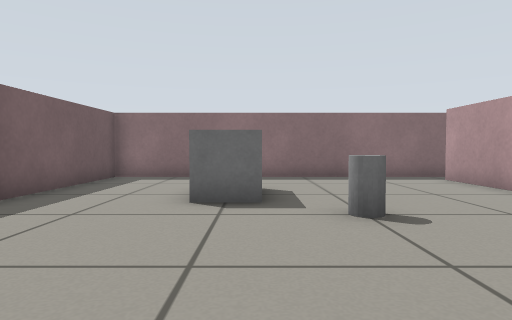
View 1 (above)

16 first-person views from a walk through a robot-simulator world made for Gazebo. The camera is 0.45 m above the floor, tilts 2° down and sees 75° across. The floor is counted in squares, 0.5 m on a side. Each view is taken from the middle of a square. On the plan, view 1 faces up. The plan holds only what a view shows up to about 12 squares ahead; the rest is blank.

View 2
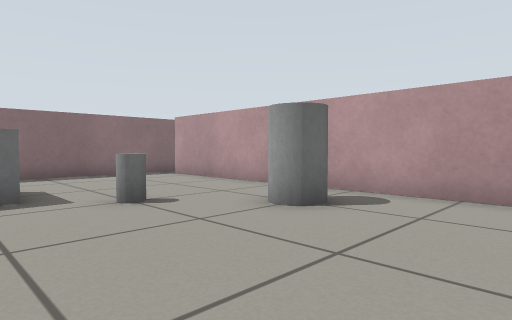

View 3
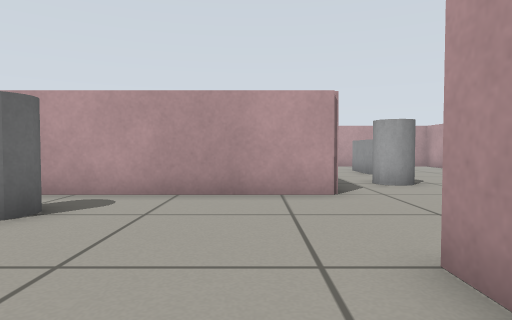

View 4
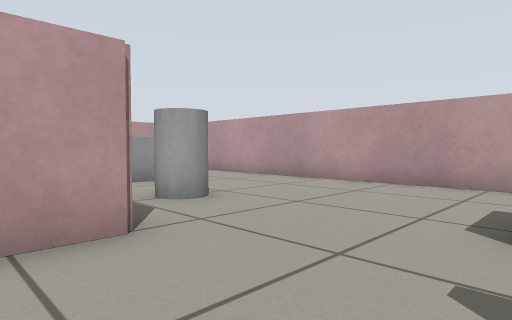

View 5
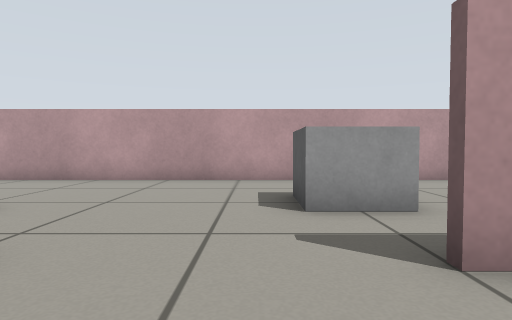

View 6
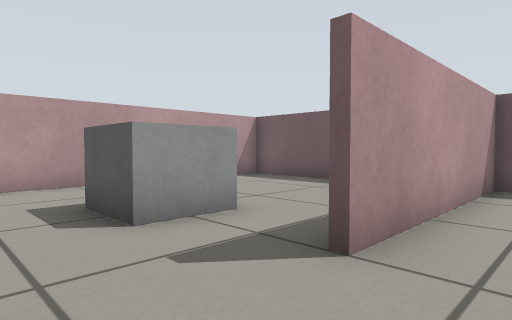

View 7
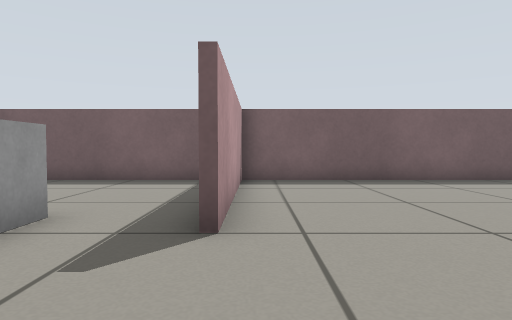

View 8
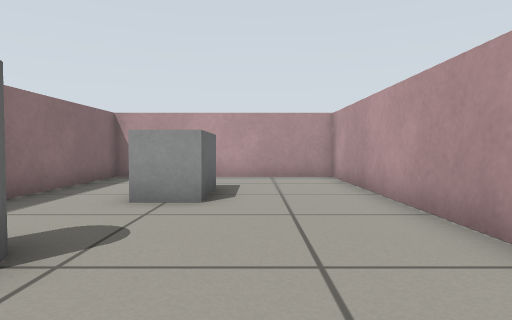

View 9
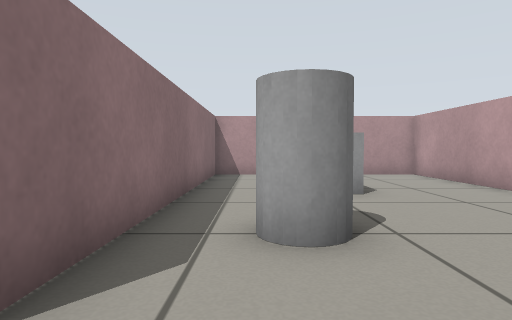

View 10
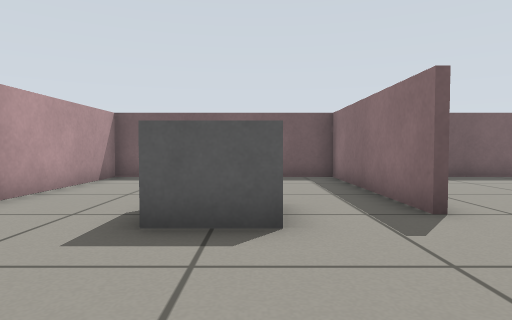

View 11
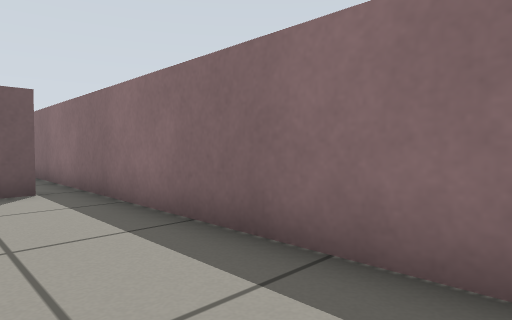

View 12
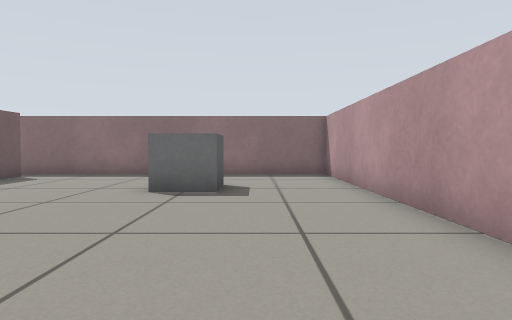

View 13
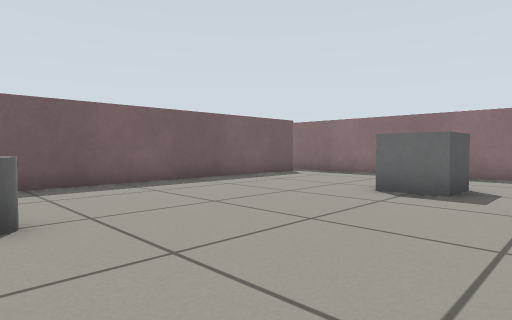

View 14
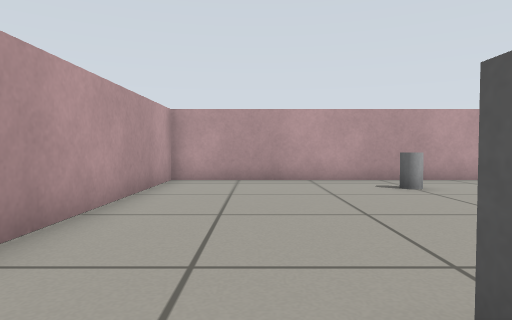

View 15
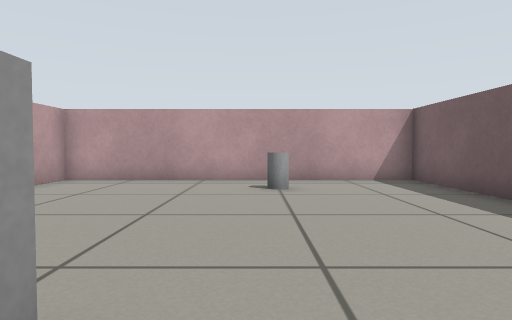

View 16
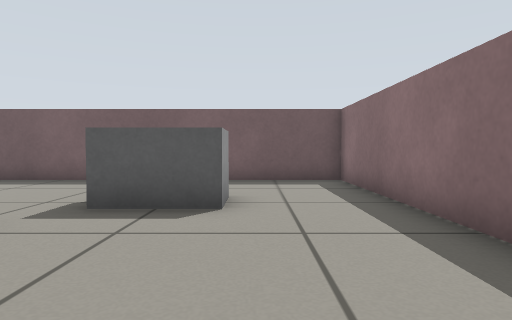

### Floor plan
Ten units are one square. View 1 is at (0, 0); x grows to the right and y downward. Boxes are objects, and circles mark ways between rooms. Rooms are numbered by the first view taken in them; rooms with no view inside come last. Other rooms are left out.
<svg viewBox="-50 -109 210 208">
<path fill="none" stroke="#000" d="M15 26 -45 26M54 26 54 -32M54 -49 54 -95M-45 24 15 24M55 -104 -44 -104 -44 94 154 94 154 30M155 26 58 26M56 -96 56 24 155 24M154 30 154 -104 55 -104"/>
<rect x="-15" y="-75" width="20" height="20" fill="#bbb"><title>grey box</title></rect>
<rect x="5" y="45" width="20" height="20" fill="#bbb"><title>grey box</title></rect>
<rect x="15" y="-45" width="10" height="10" fill="#bbb"><title>grey cylinder</title></rect>
<rect x="25" y="-35" width="20" height="20" fill="#bbb"><title>grey cylinder</title></rect>
<rect x="65" y="35" width="20" height="20" fill="#bbb"><title>grey cylinder</title></rect>
<rect x="105" y="45" width="20" height="20" fill="#bbb"><title>grey box</title></rect>
<rect x="95" y="5" width="10" height="10" fill="#bbb"><title>grey cylinder</title></rect>
<rect x="105" y="-75" width="20" height="20" fill="#bbb"><title>grey box</title></rect>
<circle cx="60" cy="-100" r="3" fill="#2a7"/>
<text x="30" y="10">1</text>
<text x="110" y="-40">2</text>
</svg>
Room 1 opens to room 2.

Where each view was taken, in squares from view 1:
view 1: 0 up, 0 right, facing up
view 2: 1 down, 1 left, facing up-right
view 3: 1 down, 1 left, facing right
view 4: 1 down, 2 right, facing down-right
view 5: 0 up, 3 right, facing down
view 6: 1 down, 4 right, facing down-left
view 7: 2 down, 5 right, facing left
view 8: 7 down, 5 right, facing right
view 9: 4 down, 4 right, facing right
view 10: 5 down, 6 right, facing left
view 11: 8 up, 13 right, facing up-left
view 12: 1 down, 13 right, facing up
view 13: 1 down, 14 right, facing up-left
view 14: 7 up, 13 right, facing down
view 15: 7 up, 10 right, facing down
view 16: 8 up, 5 right, facing left
